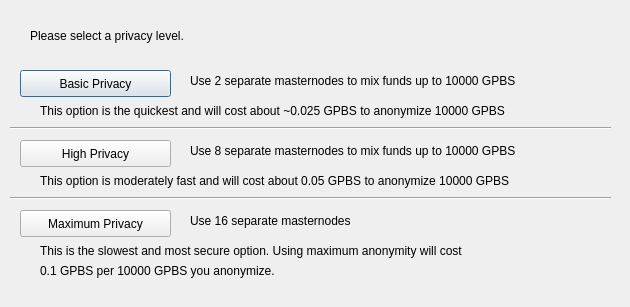
<?xml version="1.0" encoding="UTF-8"?>
<ui version="4.0">
 <class>ObfuscationConfig</class>
 <widget class="QDialog" name="ObfuscationConfig">
  <property name="geometry">
   <rect>
    <x>0</x>
    <y>0</y>
    <width>630</width>
    <height>307</height>
   </rect>
  </property>
  <property name="windowTitle">
   <string>Configure Obfuscation</string>
  </property>
  <widget class="QPushButton" name="buttonBasic">
   <property name="geometry">
    <rect>
     <x>20</x>
     <y>70</y>
     <width>151</width>
     <height>27</height>
    </rect>
   </property>
   <property name="text">
    <string>Basic Privacy</string>
   </property>
  </widget>
  <widget class="QPushButton" name="buttonHigh">
   <property name="geometry">
    <rect>
     <x>20</x>
     <y>140</y>
     <width>151</width>
     <height>27</height>
    </rect>
   </property>
   <property name="text">
    <string>High Privacy</string>
   </property>
  </widget>
  <widget class="QPushButton" name="buttonMax">
   <property name="geometry">
    <rect>
     <x>20</x>
     <y>210</y>
     <width>151</width>
     <height>27</height>
    </rect>
   </property>
   <property name="text">
    <string>Maximum Privacy</string>
   </property>
  </widget>
  <widget class="QLabel" name="label">
   <property name="geometry">
    <rect>
     <x>30</x>
     <y>20</y>
     <width>571</width>
     <height>31</height>
    </rect>
   </property>
   <property name="text">
    <string>Please select a privacy level.</string>
   </property>
  </widget>
  <widget class="QLabel" name="label_2">
   <property name="geometry">
    <rect>
     <x>190</x>
     <y>70</y>
     <width>421</width>
     <height>21</height>
    </rect>
   </property>
   <property name="text">
    <string>Use 2 separate masternodes to mix funds up to 10000 GPBS</string>
   </property>
  </widget>
  <widget class="QLabel" name="label_3">
   <property name="geometry">
    <rect>
     <x>190</x>
     <y>140</y>
     <width>411</width>
     <height>21</height>
    </rect>
   </property>
   <property name="text">
    <string>Use 8 separate masternodes to mix funds up to 10000 GPBS</string>
   </property>
  </widget>
  <widget class="QLabel" name="label_4">
   <property name="geometry">
    <rect>
     <x>190</x>
     <y>210</y>
     <width>421</width>
     <height>21</height>
    </rect>
   </property>
   <property name="text">
    <string>Use 16 separate masternodes</string>
   </property>
  </widget>
  <widget class="QLabel" name="label_6">
   <property name="geometry">
    <rect>
     <x>40</x>
     <y>100</y>
     <width>561</width>
     <height>21</height>
    </rect>
   </property>
   <property name="text">
    <string>This option is the quickest and will cost about ~0.025 GPBS to anonymize 10000 GPBS</string>
   </property>
  </widget>
  <widget class="QLabel" name="label_7">
   <property name="geometry">
    <rect>
     <x>40</x>
     <y>170</y>
     <width>561</width>
     <height>21</height>
    </rect>
   </property>
   <property name="text">
    <string>This option is moderately fast and will cost about 0.05 GPBS to anonymize 10000 GPBS</string>
   </property>
  </widget>
  <widget class="QLabel" name="label_8">
   <property name="geometry">
    <rect>
     <x>40</x>
     <y>240</y>
     <width>561</width>
     <height>21</height>
    </rect>
   </property>
   <property name="text">
    <string>This is the slowest and most secure option. Using maximum anonymity will cost</string>
   </property>
  </widget>
  <widget class="QLabel" name="label_9">
   <property name="geometry">
    <rect>
     <x>40</x>
     <y>260</y>
     <width>561</width>
     <height>21</height>
    </rect>
   </property>
   <property name="text">
    <string>0.1 GPBS per 10000 GPBS you anonymize.</string>
   </property>
  </widget>
  <widget class="Line" name="line">
   <property name="geometry">
    <rect>
     <x>10</x>
     <y>120</y>
     <width>601</width>
     <height>16</height>
    </rect>
   </property>
   <property name="orientation">
    <enum>Qt::Horizontal</enum>
   </property>
  </widget>
  <widget class="Line" name="line_2">
   <property name="geometry">
    <rect>
     <x>10</x>
     <y>190</y>
     <width>601</width>
     <height>16</height>
    </rect>
   </property>
   <property name="orientation">
    <enum>Qt::Horizontal</enum>
   </property>
  </widget>
 </widget>
 <resources/>
 <connections/>
</ui>
